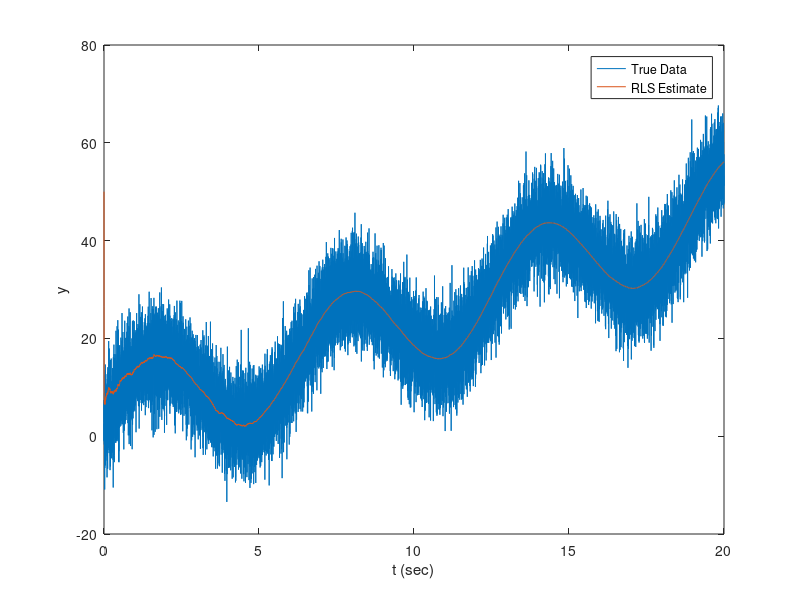
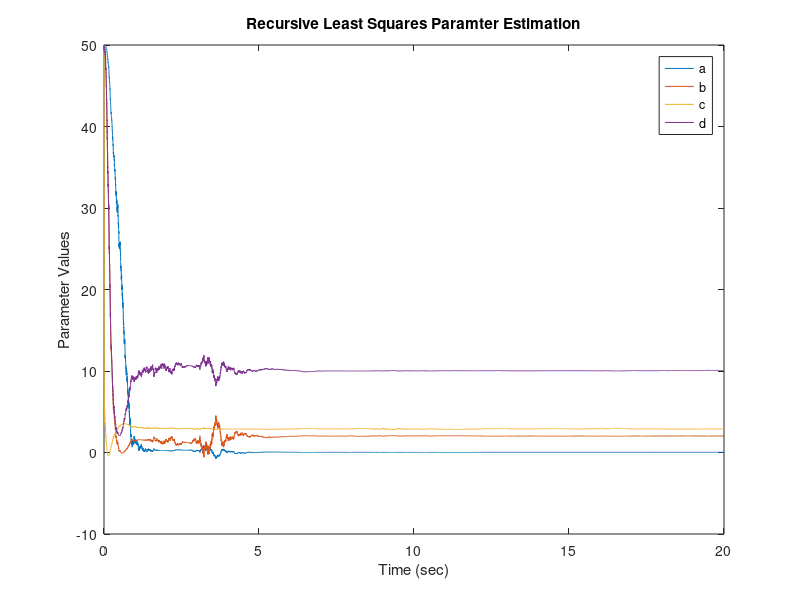

MATLAB code for these plots, in order:
clear all
close all


%% Problem 55
%note: I wasn't sure what the book was asking, so I did my own application
%of an RLS filter

a = 0.01;
b = 2;
c = 3;
d = 10;
n = 4; %number of parameters to estimate
t = 0:.001:20;
t = t';
%y = a*t.^2 + b.*t + c + 5*randn(1,length(t))';
y = a*t.^2 + b.*t + c  + d*sin(t) + 5*randn(1,length(t))';
%Use RLS Filter to step through all data and update the model (a,b,c,d)
%Initialization
%Pm = eye(3,3);
Pm = eye(n,n);
%x_m = zeros(3,1);
x_m = zeros(n,1)+50;
x_store(1,:) = x_m;

for i = 1:length(t)
    am1 = [t(i)^2; t(i); 1; sin(t(i))];
    bm1 = y(i);
    Km1 = (Pm*am1)/(1+am1'*Pm*am1);
    xm1 = x_m + Km1*(bm1 - am1'*x_m);    
    Pm1 = Pm - Km1*am1'*Pm;    
    Pm = Pm1;
    x_m = xm1;
    x_store(i+1,:) = x_m';
end

figure()
plot(t,y)
xlabel('t (sec)')
ylabel('y')
hold on
three_vec = x_m(3)*ones(length(t),1);
% plot(t,x_m(1)*t.^2 + x_m(2).*t + three_vec + x_m(4)*sin(t))
plot(t,x_store(1:end-1,1).*t.^2 + x_store(1:end-1,2).*t + x_store(1:end-1,3) + x_store(1:end-1,4).*sin(t))
legend('True Data', 'RLS Estimate')

figure()
plot(t,x_store(1:20001,:))
legend('a', 'b', 'c', 'd')
xlabel('Time (sec)')
ylabel('Parameter Values')
title('Recursive Least Squares Paramter Estimation')

